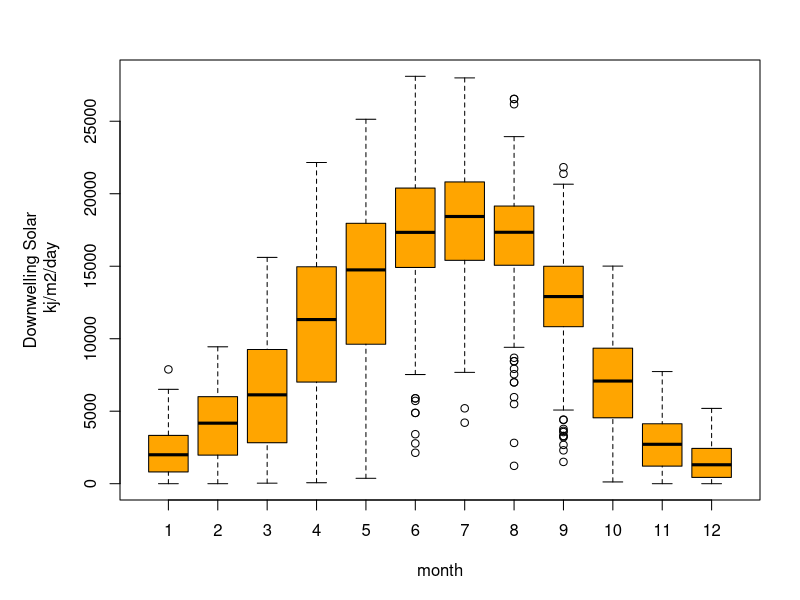

Write R code to recreate this figure.
sunlight = read.table("sun.txt", header=T)
par(mar=c(5,6,3,2))
boxplot(sunlight$Kdown_direct~sunlight$month, ylab="Downwelling Solar\n kj/m2/day", xlab="month", col="orange",)

